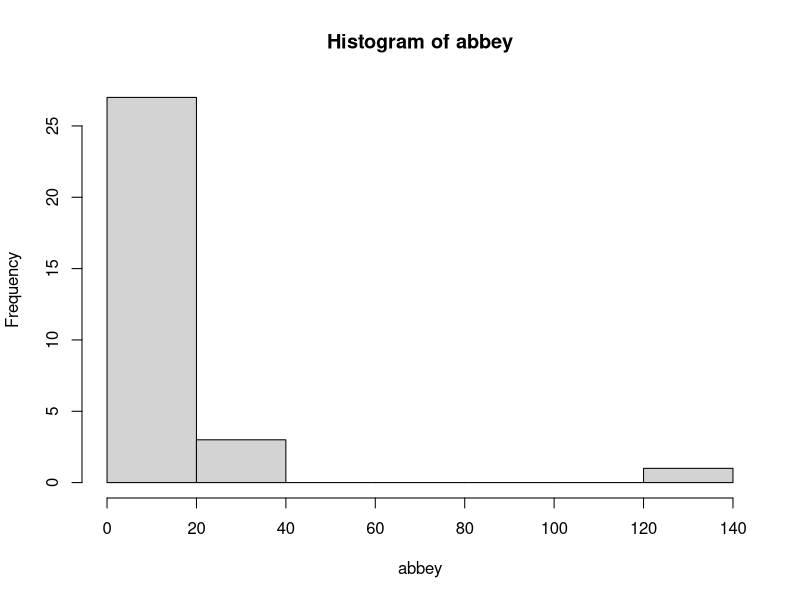
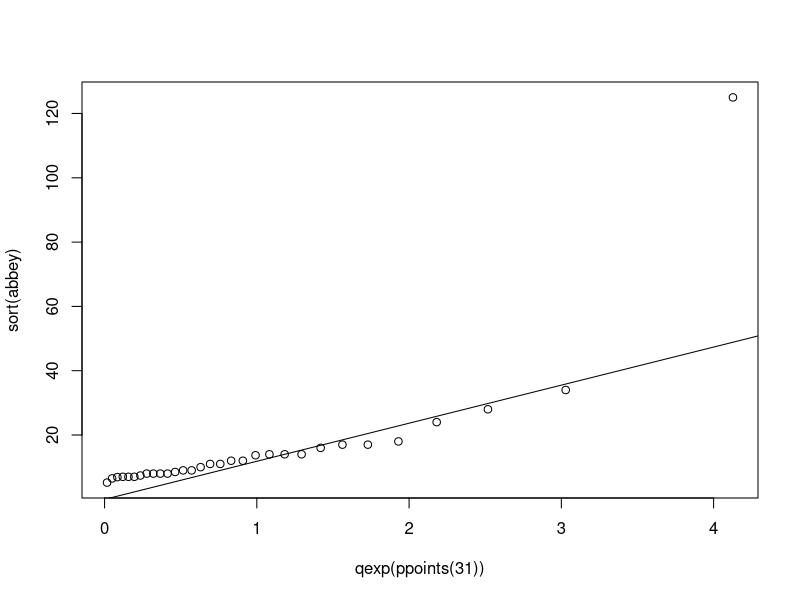
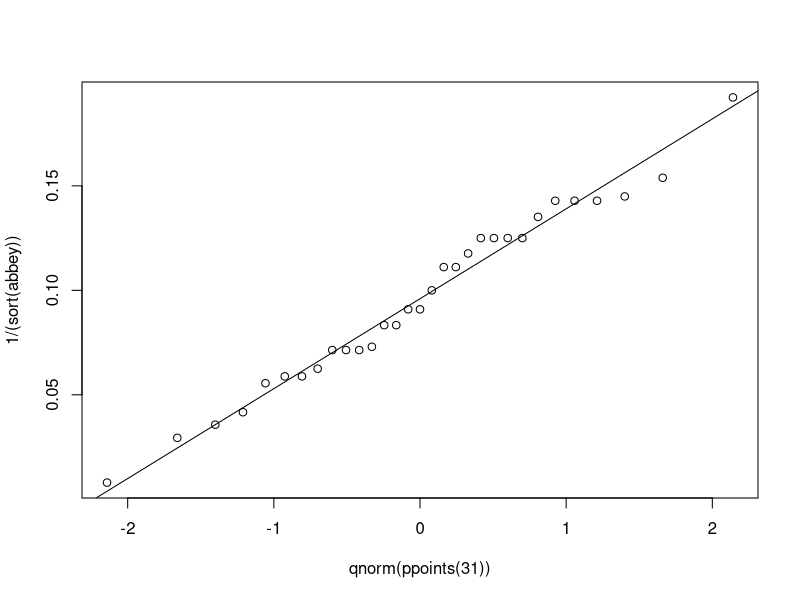
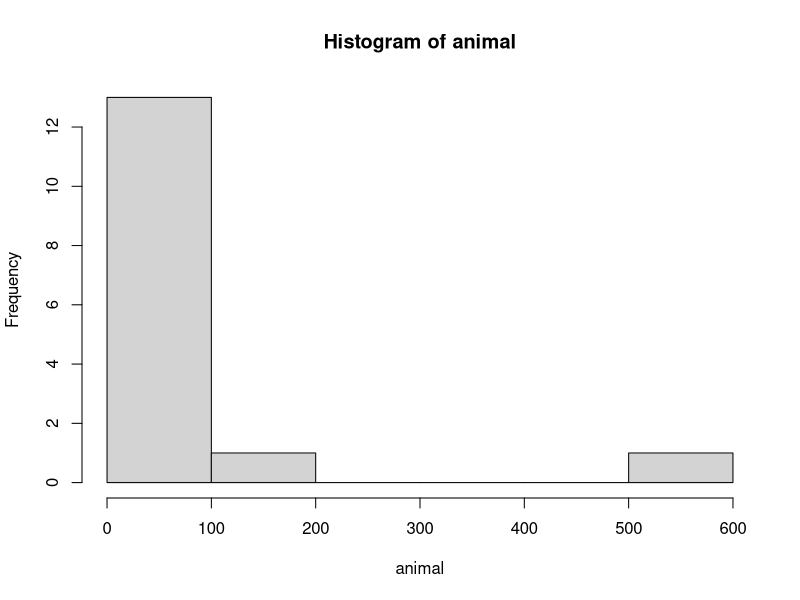
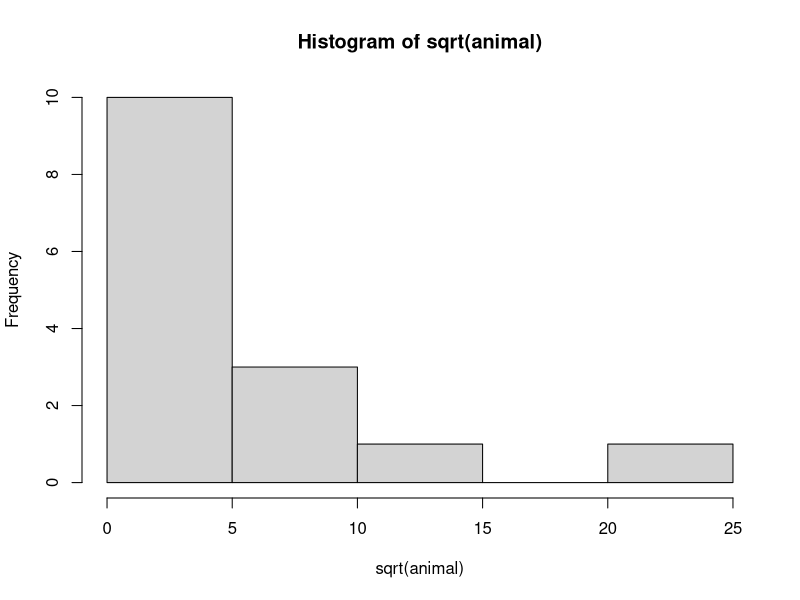
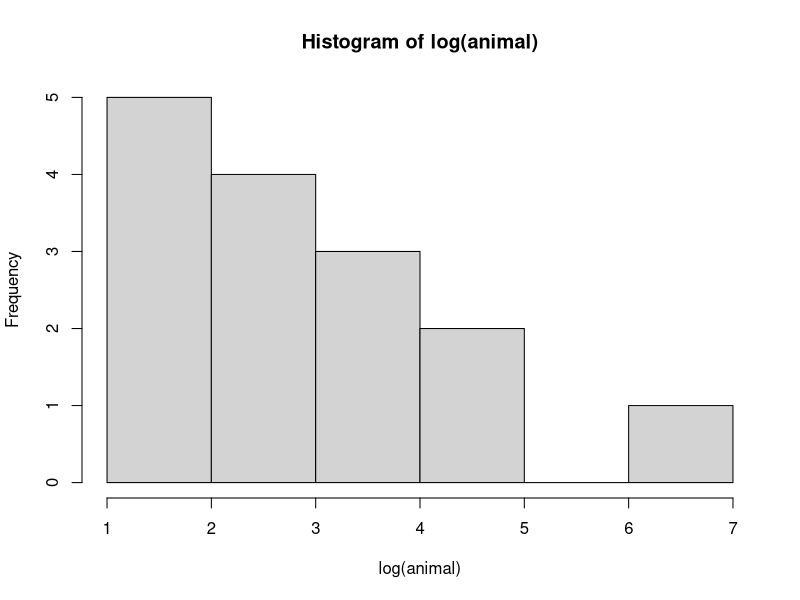
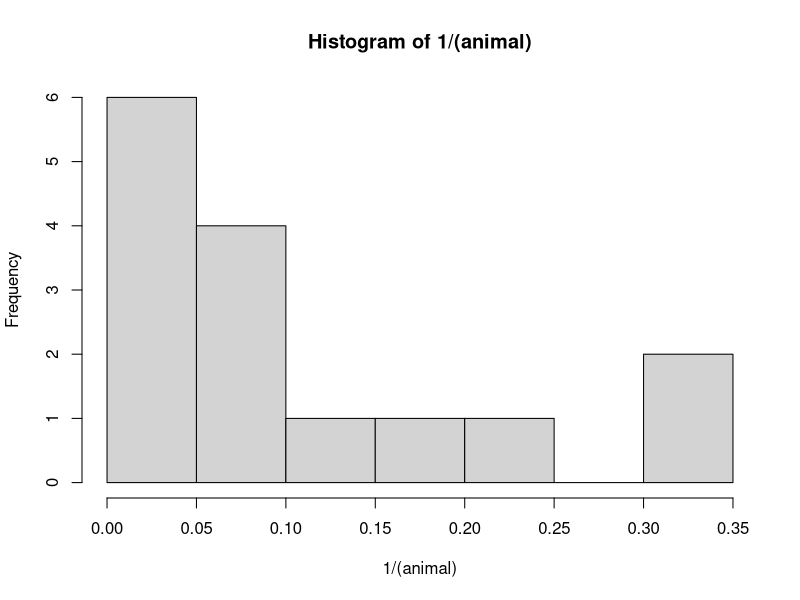
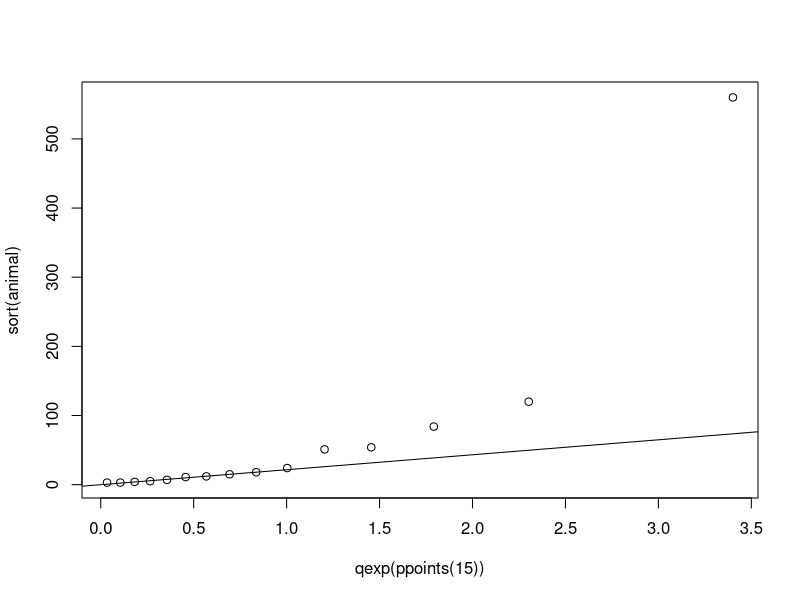

Recreate these plots in R, in order.
# Lab 2, don't do Q3

# Notes: 
# Some common way of transforming data: 
# square root transform, reciprocal transform, log transform

# Q1

library(MASS)
data(abbey)

hist(abbey)

qexp(ppoints(31))

plot(qexp(ppoints(31)),sort(abbey))

lqs(sort(abbey)~qexp(ppoints(31))-1)

abline(0,11.84)

# Transformation (inverse transform works! )
qqplot(qnorm(ppoints(31)),1/(sort(abbey)))
qqline(1/(sort(abbey)))

# Conclusion, not normal even after transform. 

# Notes: 
# square root transform makes stuff smaller, good for right skew
# Log transform makes stuff very small, good for very right skew
# inverse transform in the middle, but be careful of 0 case, remember to remove. 

# Q2

animal = c(11, 54, 5, 7, 4, 15, 560, 18, 120, 24, 3, 51, 3, 12, 84)

hist(animal)# Very right skewed. 

# Consider transformations: 
# square root transform: 
hist(sqrt(animal))
# nope

# log transform: 
hist(log(animal))
# nope too

# how about inverse transform: 
hist(1/(animal))
# even worse

# none of them can be modelled using Gaussian Normal

# Investigate untransformed with exponential dist. 
plot(qexp(ppoints(15)),sort(animal))

lqs(sort(animal)~qexp(ppoints(15))-1)

abline(0,21.64)

# No, not reasonably modelled by exponential distribution. 

# Skip Q3

# Extra Q4: 
# Load data 'PlantGrowth' from library(datasets)
# Then, use QQ plot to investigate whether the data 
# weight can be modelled by a normal distribution. 

# Load the dataset
library(datasets)
data(PlantGrowth)

?PlantGrowth

weight = PlantGrowth$weight

hist(weight)

qqnorm(weight)

qqline(weight)
